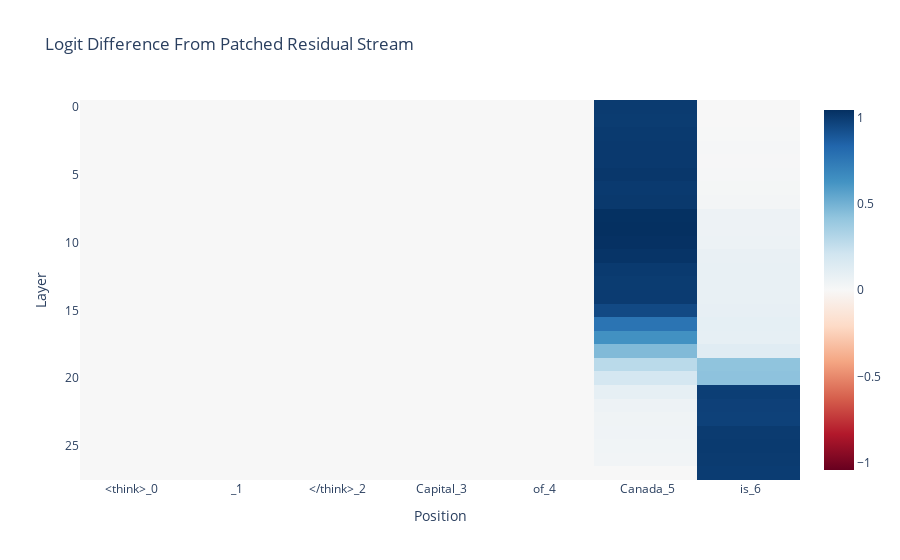

This figure's notebook cell:
### Code cell
prompt_position_labels = [
    f"{tok}_{i}" for i, tok in enumerate(model.to_str_tokens(clean_tokens[0]))
]
imshow(
    patched_residual_stream_diff,
    x=prompt_position_labels,
    title="Logit Difference From Patched Residual Stream",
    labels={"x": "Position", "y": "Layer"},
)

### Figure 1 — Plotly figure (JSON) as saved in the notebook; plotly's stock layout.template omitted (floating-point values rounded to 4 significant figures; data arrays with more than 128 entries replaced by an {"elided": "..."} marker saying what was removed)
{"data": [{"coloraxis": "coloraxis", "hovertemplate": "Position: %{x}<br>Layer: %{y}<br>color: %{z}<extra></extra>", "name": "0", "type": "heatmap", "x": ["<think>_0", "\n\n_1", "</think>_2", " Capital_3", " of_4", " Canada_5", " is_6"], "xaxis": "x", "yaxis": "y", "z": {"elided": "28x7 float values"}}], "layout": {"coloraxis": {"cmid": 0, "colorscale": [[0, "rgb(103,0,31)"], [0.1, "rgb(178,24,43)"], [0.2, "rgb(214,96,77)"], [0.3, "rgb(244,165,130)"], [0.4, "rgb(253,219,199)"], [0.5, "rgb(247,247,247)"], [0.6, "rgb(209,229,240)"], [0.7, "rgb(146,197,222)"], [0.8, "rgb(67,147,195)"], [0.9, "rgb(33,102,172)"], [1, "rgb(5,48,97)"]]}, "title": {"text": "Logit Difference From Patched Residual Stream"}, "xaxis": {"anchor": "y", "constrain": "domain", "domain": [0, 1], "scaleanchor": "y", "title": {"text": "Position"}}, "yaxis": {"anchor": "x", "autorange": "reversed", "constrain": "domain", "domain": [0, 1], "title": {"text": "Layer"}}}}
